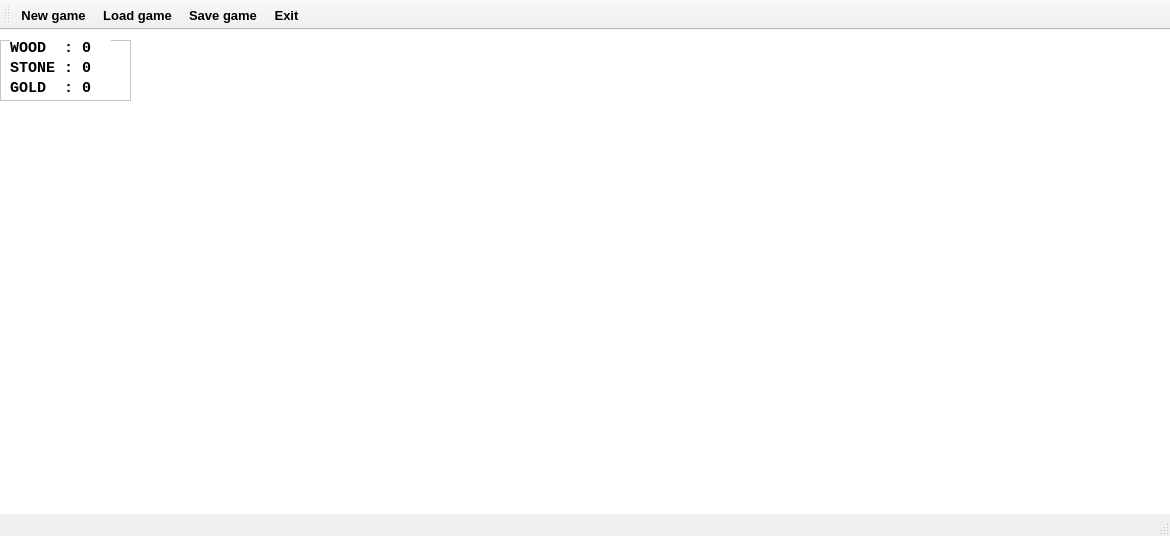
<?xml version="1.0" encoding="UTF-8"?>
<ui version="4.0">
 <class>TheGame</class>
 <widget class="QMainWindow" name="TheGame">
  <property name="geometry">
   <rect>
    <x>0</x>
    <y>0</y>
    <width>1170</width>
    <height>536</height>
   </rect>
  </property>
  <property name="windowTitle">
   <string>TheGame</string>
  </property>
  <property name="autoFillBackground">
   <bool>true</bool>
  </property>
  <widget class="QWidget" name="centralWidget">
   <property name="styleSheet">
    <string notr="true">background-color:rgb(255, 255, 255)</string>
   </property>
   <widget class="QLabel" name="player">
    <property name="geometry">
     <rect>
      <x>300</x>
      <y>140</y>
      <width>51</width>
      <height>81</height>
     </rect>
    </property>
    <property name="text">
     <string/>
    </property>
    <property name="pixmap">
     <pixmap>Imgs/Player.png</pixmap>
    </property>
    <property name="scaledContents">
     <bool>true</bool>
    </property>
    <property name="wordWrap">
     <bool>false</bool>
    </property>
   </widget>
   <widget class="QLabel" name="wood">
    <property name="geometry">
     <rect>
      <x>10</x>
      <y>180</y>
      <width>191</width>
      <height>151</height>
     </rect>
    </property>
    <property name="text">
     <string/>
    </property>
    <property name="pixmap">
     <pixmap>Imgs/Forest.png</pixmap>
    </property>
   </widget>
   <widget class="QFrame" name="frame">
    <property name="geometry">
     <rect>
      <x>0</x>
      <y>10</y>
      <width>131</width>
      <height>61</height>
     </rect>
    </property>
    <property name="frameShape">
     <enum>QFrame::StyledPanel</enum>
    </property>
    <property name="frameShadow">
     <enum>QFrame::Raised</enum>
    </property>
    <widget class="QLabel" name="AmountOfGold">
     <property name="geometry">
      <rect>
       <x>10</x>
       <y>40</y>
       <width>101</width>
       <height>16</height>
      </rect>
     </property>
     <property name="font">
      <font>
       <family>Courier New</family>
       <pointsize>11</pointsize>
       <weight>75</weight>
       <bold>true</bold>
      </font>
     </property>
     <property name="text">
      <string>GOLD  : 0</string>
     </property>
    </widget>
    <widget class="QLabel" name="AmountOfStone">
     <property name="geometry">
      <rect>
       <x>10</x>
       <y>20</y>
       <width>101</width>
       <height>16</height>
      </rect>
     </property>
     <property name="font">
      <font>
       <family>Courier New</family>
       <pointsize>11</pointsize>
       <weight>75</weight>
       <bold>true</bold>
      </font>
     </property>
     <property name="text">
      <string>STONE : 0</string>
     </property>
    </widget>
    <widget class="QLabel" name="AmountOfWood">
     <property name="geometry">
      <rect>
       <x>10</x>
       <y>0</y>
       <width>101</width>
       <height>16</height>
      </rect>
     </property>
     <property name="font">
      <font>
       <family>Courier New</family>
       <pointsize>11</pointsize>
       <weight>75</weight>
       <bold>true</bold>
      </font>
     </property>
     <property name="text">
      <string>WOOD  : 0</string>
     </property>
    </widget>
   </widget>
   <widget class="QLabel" name="stone">
    <property name="geometry">
     <rect>
      <x>660</x>
      <y>10</y>
      <width>221</width>
      <height>181</height>
     </rect>
    </property>
    <property name="text">
     <string/>
    </property>
    <property name="pixmap">
     <pixmap>Imgs/Quarry.png</pixmap>
    </property>
   </widget>
  </widget>
  <widget class="QMenuBar" name="menuBar">
   <property name="geometry">
    <rect>
     <x>0</x>
     <y>0</y>
     <width>1170</width>
     <height>21</height>
    </rect>
   </property>
  </widget>
  <widget class="QToolBar" name="mainToolBar">
   <attribute name="toolBarArea">
    <enum>TopToolBarArea</enum>
   </attribute>
   <attribute name="toolBarBreak">
    <bool>false</bool>
   </attribute>
   <addaction name="actionNew"/>
   <addaction name="actionLoad"/>
   <addaction name="actionSave"/>
   <addaction name="actionExit"/>
  </widget>
  <widget class="QStatusBar" name="statusBar"/>
  <action name="actionLoad">
   <property name="text">
    <string>Load game</string>
   </property>
   <property name="font">
    <font>
     <pointsize>10</pointsize>
     <weight>75</weight>
     <bold>true</bold>
    </font>
   </property>
  </action>
  <action name="actionSave">
   <property name="text">
    <string>Save game</string>
   </property>
   <property name="font">
    <font>
     <pointsize>10</pointsize>
     <weight>75</weight>
     <bold>true</bold>
    </font>
   </property>
  </action>
  <action name="actionExit">
   <property name="text">
    <string>Exit</string>
   </property>
   <property name="font">
    <font>
     <pointsize>10</pointsize>
     <weight>75</weight>
     <bold>true</bold>
    </font>
   </property>
  </action>
  <action name="actionNew">
   <property name="text">
    <string>New game</string>
   </property>
   <property name="font">
    <font>
     <pointsize>10</pointsize>
     <weight>75</weight>
     <bold>true</bold>
    </font>
   </property>
  </action>
 </widget>
 <layoutdefault spacing="6" margin="11"/>
 <resources/>
 <connections/>
</ui>
